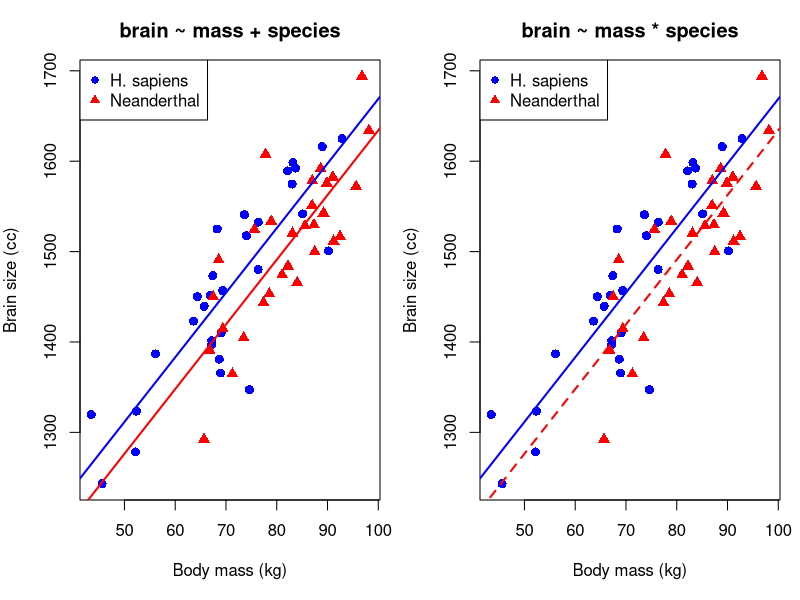
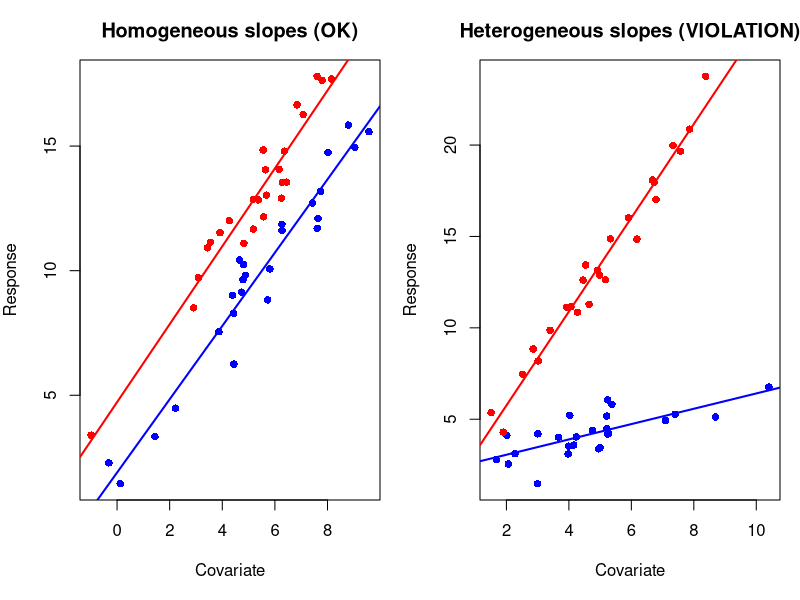
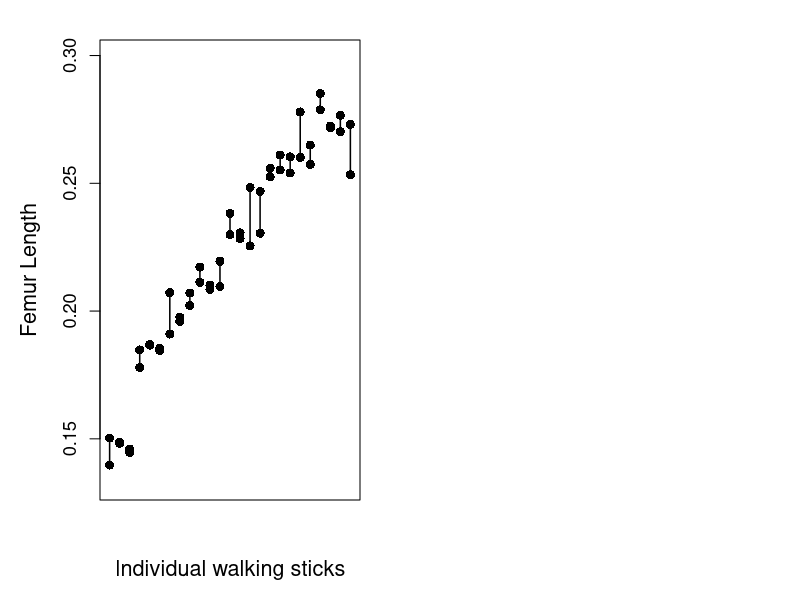
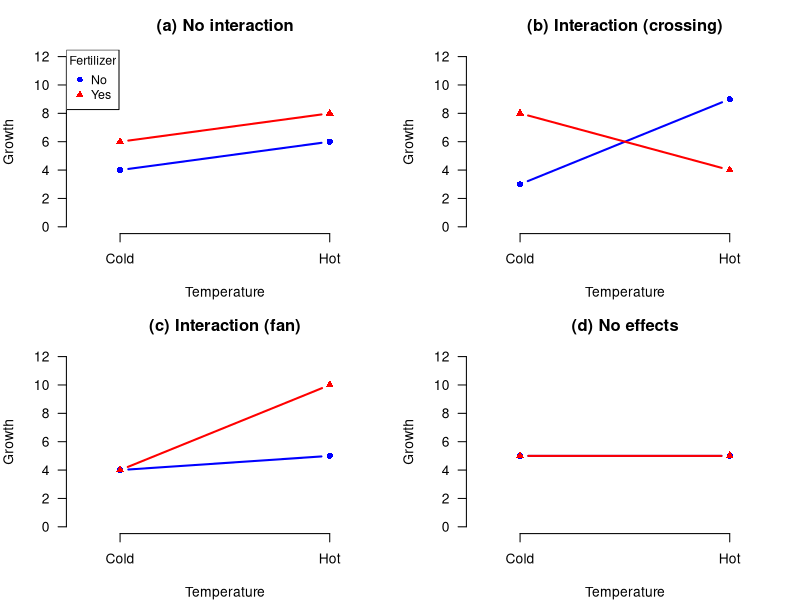
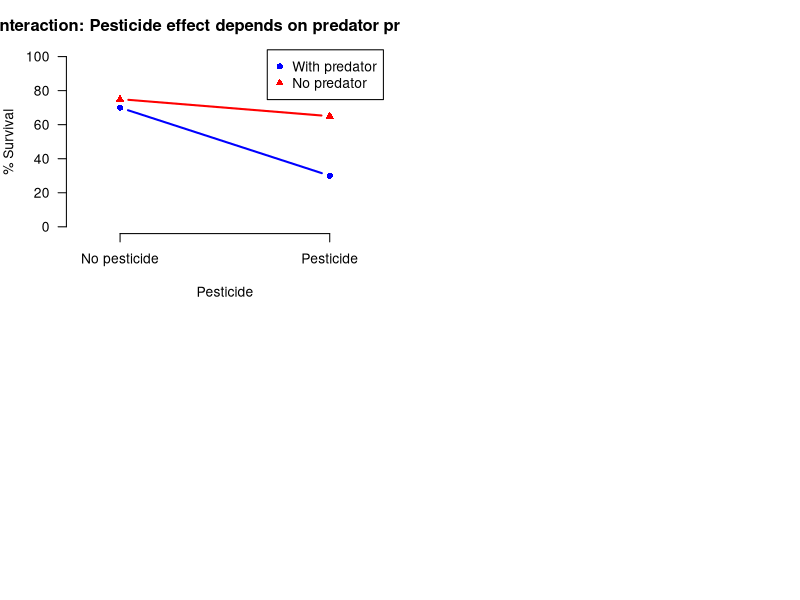
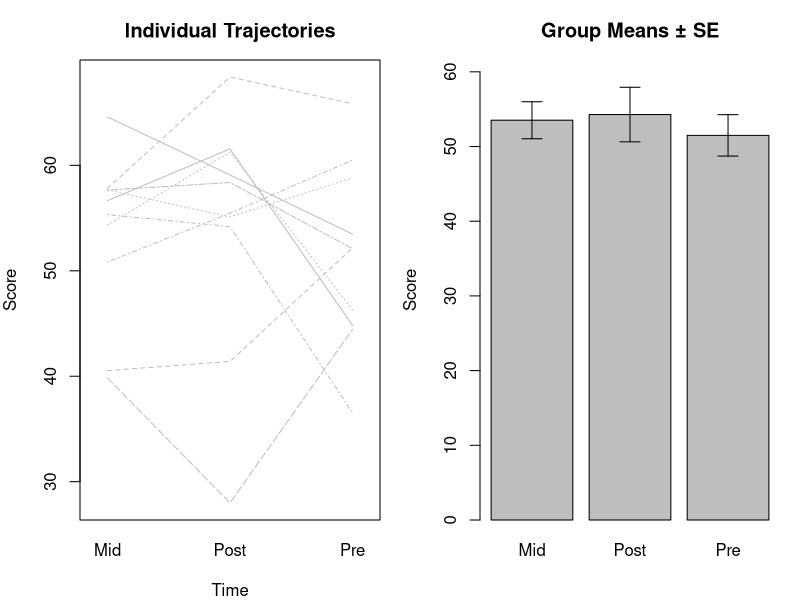
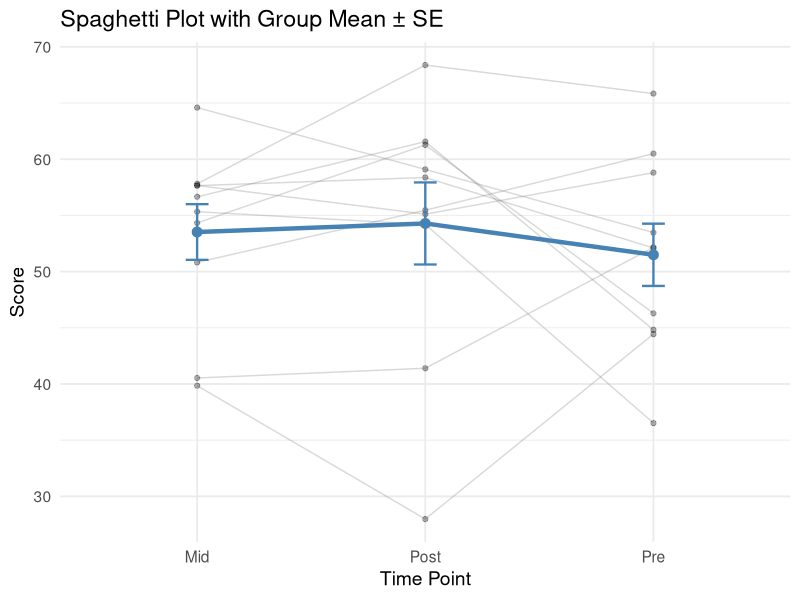
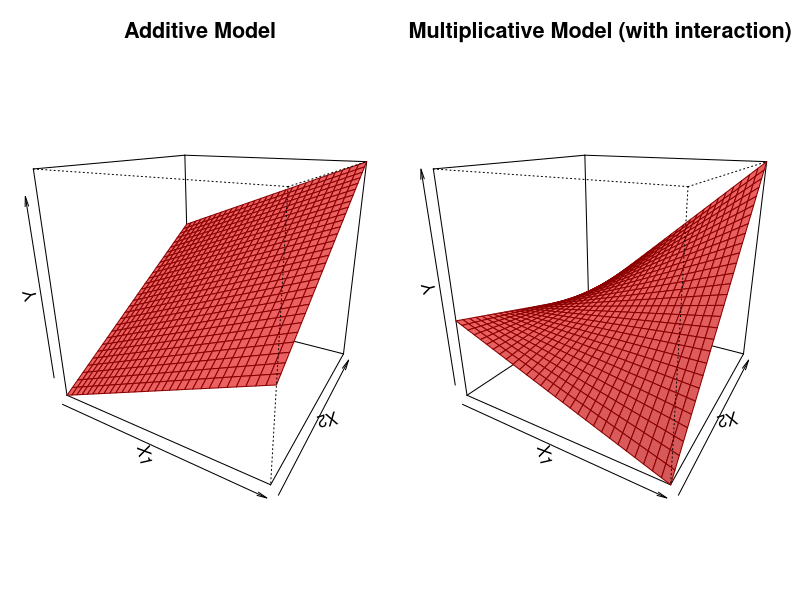

Write the R code that produced these figures, in order.
## ---- chunk 1
#| label: setup
#| include: false

# Core data manipulation and visualization
library(tidyverse)
library(knitr)
library(readxl)

# Statistical analysis packages
library(MASS)        # LDA, robust regression
library(pwr)         # Power analysis
library(boot)        # Bootstrap methods
library(car)         # Companion to Applied Regression
library(survival)    # Survival analysis
library(nlme)        # Mixed effects models
library(broom)       # Tidy model output
library(emmeans)     # Estimated marginal means

# Set consistent theme for all plots
theme_set(theme_minimal(base_size = 14))

# Set seed for reproducibility
set.seed(2026)
## ---- chunk 2
#| echo: false
#| eval: true
#| fig-width: 10
#| fig-height: 5

set.seed(42)
n <- 30
body_h <- rnorm(n, 70, 10)
brain_h <- 900 + 8 * body_h + rnorm(n, 0, 50)
body_n <- rnorm(n, 80, 12)
brain_n <- 850 + 8 * body_n + rnorm(n, 0, 50)

par(mfrow = c(1, 2), mar = c(5, 4, 3, 1))

# Parallel slopes
plot(body_h, brain_h, pch = 16, col = "blue", cex = 1.2,
     xlim = range(c(body_h, body_n)), ylim = range(c(brain_h, brain_n)),
     xlab = "Body mass (kg)", ylab = "Brain size (cc)",
     main = "brain ~ mass + species")
points(body_n, brain_n, pch = 17, col = "red", cex = 1.2)
abline(lm(brain_h ~ body_h), col = "blue", lwd = 2)
abline(lm(brain_n ~ body_n), col = "red", lwd = 2)
legend("topleft", c("H. sapiens", "Neanderthal"),
       pch = c(16, 17), col = c("blue", "red"))

# With interaction
plot(body_h, brain_h, pch = 16, col = "blue", cex = 1.2,
     xlim = range(c(body_h, body_n)), ylim = range(c(brain_h, brain_n)),
     xlab = "Body mass (kg)", ylab = "Brain size (cc)",
     main = "brain ~ mass * species")
points(body_n, brain_n, pch = 17, col = "red", cex = 1.2)
abline(lm(brain_h ~ body_h), col = "blue", lwd = 2)
abline(lm(brain_n ~ body_n), col = "red", lwd = 2, lty = 2)
legend("topleft", c("H. sapiens", "Neanderthal"),
       pch = c(16, 17), col = c("blue", "red"))
## ---- chunk 3
#| echo: false
#| eval: true
#| fig-width: 10
#| fig-height: 5

set.seed(42)
n <- 25
par(mfrow = c(1, 2), mar = c(5, 4, 3, 1))

# Homogeneous slopes (assumption met)
x1 <- rnorm(n, 5, 2); y1 <- 2 + 1.5 * x1 + rnorm(n, 0, 1)
x2 <- rnorm(n, 5, 2); y2 <- 5 + 1.5 * x2 + rnorm(n, 0, 1)
plot(c(x1, x2), c(y1, y2), pch = 16,
     col = rep(c("blue", "red"), each = n),
     xlab = "Covariate", ylab = "Response",
     main = "Homogeneous slopes (OK)")
abline(lm(y1 ~ x1), col = "blue", lwd = 2)
abline(lm(y2 ~ x2), col = "red", lwd = 2)

# Heterogeneous slopes (violation)
x3 <- rnorm(n, 5, 2); y3 <- 2 + 0.5 * x3 + rnorm(n, 0, 1)
x4 <- rnorm(n, 5, 2); y4 <- 1 + 2.5 * x4 + rnorm(n, 0, 1)
plot(c(x3, x4), c(y3, y4), pch = 16,
     col = rep(c("blue", "red"), each = n),
     xlab = "Covariate", ylab = "Response",
     main = "Heterogeneous slopes (VIOLATION)")
abline(lm(y3 ~ x3), col = "blue", lwd = 2)
abline(lm(y4 ~ x4), col = "red", lwd = 2)
## ---- chunk 4
#| echo: false
#| eval: true
#| fig-width: 8
#| fig-height: 6

# Simulated walking stick femur length data (2 measurements per individual)
set.seed(123)
n_individuals <- 25
ind_means <- sort(runif(n_individuals, 0.14, 0.28))

# Two measurements per individual with small within-individual variation
m1 <- ind_means + rnorm(n_individuals, 0, 0.008)
m2 <- ind_means + rnorm(n_individuals, 0, 0.008)

par(mar = c(5, 5, 2, 2))
plot(1:n_individuals, m1, pch = 16, cex = 1.2,
     ylim = range(c(m1, m2)) * c(0.95, 1.05),
     xlab = "Individual walking sticks", ylab = "Femur Length",
     xaxt = "n", cex.lab = 1.3, cex.axis = 1.1)
points(1:n_individuals, m2, pch = 16, cex = 1.2)
segments(1:n_individuals, m1, 1:n_individuals, m2, lwd = 1.5)
## ---- chunk 5
#| echo: false
#| eval: true
#| fig-width: 10
#| fig-height: 8

par(mfrow = c(2, 2), mar = c(4, 4, 3, 1))

# (a) No interaction, both significant
temp <- c("Cold", "Hot"); fert <- c("No", "Yes")
plot(1:2, c(4, 6), type = "b", pch = 16, col = "blue", lwd = 2,
     xlim = c(0.8, 2.2), ylim = c(0, 12), axes = FALSE,
     xlab = "Temperature", ylab = "Growth", main = "(a) No interaction")
lines(1:2, c(6, 8), type = "b", pch = 17, col = "red", lwd = 2)
axis(1, at = 1:2, labels = temp); axis(2, las = 1)
legend("topleft", fert, pch = c(16, 17), col = c("blue", "red"), title = "Fertilizer", cex = 0.9)

# (b) Interaction (crossing)
plot(1:2, c(3, 9), type = "b", pch = 16, col = "blue", lwd = 2,
     xlim = c(0.8, 2.2), ylim = c(0, 12), axes = FALSE,
     xlab = "Temperature", ylab = "Growth", main = "(b) Interaction (crossing)")
lines(1:2, c(8, 4), type = "b", pch = 17, col = "red", lwd = 2)
axis(1, at = 1:2, labels = temp); axis(2, las = 1)

# (c) Interaction (fan shape)
plot(1:2, c(4, 5), type = "b", pch = 16, col = "blue", lwd = 2,
     xlim = c(0.8, 2.2), ylim = c(0, 12), axes = FALSE,
     xlab = "Temperature", ylab = "Growth", main = "(c) Interaction (fan)")
lines(1:2, c(4, 10), type = "b", pch = 17, col = "red", lwd = 2)
axis(1, at = 1:2, labels = temp); axis(2, las = 1)

# (d) No effect
plot(1:2, c(5, 5), type = "b", pch = 16, col = "blue", lwd = 2,
     xlim = c(0.8, 2.2), ylim = c(0, 12), axes = FALSE,
     xlab = "Temperature", ylab = "Growth", main = "(d) No effects")
lines(1:2, c(5, 5), type = "b", pch = 17, col = "red", lwd = 2)
axis(1, at = 1:2, labels = temp); axis(2, las = 1)
## ---- chunk 6
#| echo: false
#| eval: true
#| fig-width: 7
#| fig-height: 5

# Simulated interaction: pesticide effect depends on predator presence
plot(1:2, c(70, 30), type = "b", pch = 16, col = "blue", lwd = 2,
     xlim = c(0.8, 2.2), ylim = c(0, 100), axes = FALSE,
     xlab = "Pesticide", ylab = "% Survival")
lines(1:2, c(75, 65), type = "b", pch = 17, col = "red", lwd = 2)
axis(1, at = 1:2, labels = c("No pesticide", "Pesticide"))
axis(2, las = 1)
legend("topright", c("With predator", "No predator"),
       pch = c(16, 17), col = c("blue", "red"), cex = 1.0)
title("Interaction: Pesticide effect depends on predator presence")
## ---- chunk 7
#| label: rm-anova-output
#| echo: false
#| eval: true

# Create repeated measures data
set.seed(42)
subject <- factor(rep(1:10, each = 3))
time <- factor(rep(c("Pre", "Mid", "Post"), 10))
score <- c(
  rnorm(10, 50, 5),   # Pre
  rnorm(10, 55, 5),   # Mid
  rnorm(10, 62, 5)    # Post
) + rep(rnorm(10, 0, 8), each = 3)  # Subject random effect

rm_data <- data.frame(subject, time, score)

# Repeated measures ANOVA
rm_aov <- aov(score ~ time + Error(subject/time), data = rm_data)
summary(rm_aov)
## ---- chunk 8
#| echo: false
#| eval: true
#| message: false

library(nlme)

# Mixed model with random intercept for subject
rm_mixed <- lme(score ~ time, random = ~1 | subject, data = rm_data)
summary(rm_mixed)
## ---- chunk 9
#| label: repeated-measures-output
#| echo: false
#| eval: true
#| fig-width: 10
#| fig-height: 4

par(mfrow = c(1, 2))

# Spaghetti plot (individual trajectories)
interaction.plot(rm_data$time, rm_data$subject, rm_data$score,
                 xlab = "Time", ylab = "Score", legend = FALSE,
                 main = "Individual Trajectories", col = "gray")

# Group means with error bars
means <- tapply(rm_data$score, rm_data$time, mean)
sds <- tapply(rm_data$score, rm_data$time, sd)
n <- 10
ses <- sds / sqrt(n)

barplot(means, ylim = c(0, max(means) + max(ses) * 2),
        main = "Group Means ± SE", ylab = "Score")
arrows(x0 = c(0.7, 1.9, 3.1), y0 = means - ses,
       y1 = means + ses, angle = 90, code = 3, length = 0.1)
## ---- chunk 10
#| label: rm-ggplot-output
#| echo: false
#| eval: true
#| fig-width: 10
#| fig-height: 4

library(ggplot2)

rm_summary <- rm_data %>%
  group_by(time) %>%
  summarize(mean_score = mean(score), se = sd(score)/sqrt(n()), .groups = "drop")

p1 <- ggplot(rm_data, aes(x = time, y = score, group = subject)) +
  geom_line(alpha = 0.3, color = "gray50") +
  geom_point(alpha = 0.3) +
  geom_line(data = rm_summary, aes(x = time, y = mean_score, group = 1),
            color = "steelblue", linewidth = 1.5) +
  geom_point(data = rm_summary, aes(x = time, y = mean_score, group = 1),
             color = "steelblue", size = 3) +
  geom_errorbar(data = rm_summary,
                aes(x = time, y = mean_score, ymin = mean_score - se, ymax = mean_score + se, group = 1),
                width = 0.1, color = "steelblue", linewidth = 0.8) +
  labs(title = "Spaghetti Plot with Group Mean ± SE",
       x = "Time Point", y = "Score") +
  theme_minimal(base_size = 14)
print(p1)
## ---- chunk 11
#| echo: false
#| eval: true
#| fig-width: 10
#| fig-height: 5

par(mfrow = c(1, 2), mar = c(1, 1, 3, 1))

# Create grid
x1 <- seq(-10, 10, length.out = 30)
x2 <- seq(-10, 10, length.out = 30)

# Additive model: y = 2*x1 + 3*x2 (flat plane)
z_add <- outer(x1, x2, function(a, b) 2*a + 3*b)
persp(x1, x2, z_add, theta = 30, phi = 20,
      xlab = "X1", ylab = "X2", zlab = "Y",
      main = "Additive Model", col = "indianred1",
      border = "darkred", shade = 0.1, cex.main = 1.3)

# Multiplicative model: y = 2*x1 + 3*x2 + 0.5*x1*x2 (twisted plane)
z_mult <- outer(x1, x2, function(a, b) 2*a + 3*b + 0.5*a*b)
persp(x1, x2, z_mult, theta = 30, phi = 20,
      xlab = "X1", ylab = "X2", zlab = "Y",
      main = "Multiplicative Model (with interaction)", col = "indianred1",
      border = "darkred", shade = 0.1, cex.main = 1.3)
## ---- chunk 12
#| echo: false
#| eval: true
#| fig-width: 7
#| fig-height: 7

# Simulated environmental data with collinearity
set.seed(42)
n <- 50
elevation <- rnorm(n, 500, 200)
SO4 <- rnorm(n, 50, 20) + 0.02 * elevation  # weakly correlated with elevation
Cl <- rexp(n, rate = 0.1) + 2               # right-skewed, some outliers

env_data <- data.frame(SO4 = SO4, Cl = Cl, Elevation = elevation)

# Scatterplot matrix with boxplots on diagonal
pairs(env_data,
      panel = function(x, y, ...) points(x, y, pch = 1, cex = 0.9),
      diag.panel = function(x, ...) {
        usr <- par("usr")
        bp <- boxplot(x, plot = FALSE)
        rect(usr[1] + 0.2*(usr[2]-usr[1]), bp$stats[2],
             usr[2] - 0.2*(usr[2]-usr[1]), bp$stats[4],
             border = "black")
        segments(usr[1] + 0.35*(usr[2]-usr[1]), bp$stats[3],
                 usr[2] - 0.35*(usr[2]-usr[1]), bp$stats[3], lwd = 2)
        segments(mean(c(usr[1], usr[2])), bp$stats[1],
                 mean(c(usr[1], usr[2])), bp$stats[2])
        segments(mean(c(usr[1], usr[2])), bp$stats[4],
                 mean(c(usr[1], usr[2])), bp$stats[5])
      },
      cex.labels = 1.5, gap = 0.5)
## ---- chunk 13
#| label: diag-plots-output
#| echo: false
#| eval: true
#| fig-width: 10
#| fig-height: 8

set.seed(42)
n <- 60
scaffold_data <- data.frame(
  porosity     = runif(n, 40, 90),
  stiffness    = runif(n, 5, 50),
  seeding_dens = runif(n, 1e4, 1e6)
)
scaffold_data$tissue_growth <- with(scaffold_data,
  0.8 * porosity + 0.3 * stiffness - 0.00001 * seeding_dens +
  0.005 * porosity * stiffness + rnorm(n, 0, 8))

scaffold_lm <- lm(tissue_growth ~ porosity + stiffness + seeding_dens,
                   data = scaffold_data)
par(mfrow = c(2, 2))
plot(scaffold_lm)
## ---- chunk 14
#| label: avplots-output
#| echo: false
#| eval: true
#| fig-width: 10
#| fig-height: 4

library(car)
avPlots(scaffold_lm, main = "Added-Variable Plots")
## ---- chunk 15
#| echo: false
#| eval: true
#| fig-width: 8
#| fig-height: 5

# Simulated beetle wing vs horn data (Emlen 2001 style)
set.seed(2001)
wing <- runif(20, -45, 25)
horn <- -0.002 * wing + rnorm(20, 0, 0.05)

par(mar = c(5, 5, 2, 2))
plot(wing, horn, pch = 16, cex = 1.3,
     xlab = "Relative wing length", ylab = "Relative horn length",
     cex.lab = 1.3, cex.axis = 1.1,
     main = "Beetle wing length vs horn length")
## ---- chunk 16
#| echo: false
#| eval: true
#| fig-width: 10
#| fig-height: 5

set.seed(2001)
wing <- runif(20, -45, 25)
horn <- -0.002 * wing + rnorm(20, 0, 0.05)

par(mfrow = c(1, 2), mar = c(5, 5, 3, 2))

# Linear fit
plot(wing, horn, pch = 16, cex = 1.2,
     xlab = "Relative wing length", ylab = "Relative horn length",
     main = "Linear regression", cex.lab = 1.2, cex.main = 1.3)
fit1 <- lm(horn ~ wing)
abline(fit1, lwd = 2)

# Quadratic fit
plot(wing, horn, pch = 16, cex = 1.2,
     xlab = "Relative wing length", ylab = "Relative horn length",
     main = "Quadratic fit", cex.lab = 1.2, cex.main = 1.3)
fit2 <- lm(horn ~ poly(wing, 2, raw = TRUE))
x_seq <- seq(min(wing), max(wing), length.out = 200)
lines(x_seq, predict(fit2, newdata = data.frame(wing = x_seq)), lwd = 2)
## ---- chunk 17
#| echo: false
#| eval: true
#| fig-width: 10
#| fig-height: 5

set.seed(2001)
wing <- runif(20, -45, 25)
horn <- -0.002 * wing + rnorm(20, 0, 0.05)

par(mfrow = c(1, 2), mar = c(5, 5, 3, 2))

# Degree 5
plot(wing, horn, pch = 16, cex = 1.2,
     xlab = "Relative wing length", ylab = "Relative horn length",
     main = "Degree 5 polynomial", cex.lab = 1.2, cex.main = 1.3)
fit5 <- lm(horn ~ poly(wing, 5, raw = TRUE))
x_seq <- seq(min(wing), max(wing), length.out = 200)
lines(x_seq, predict(fit5, newdata = data.frame(wing = x_seq)), lwd = 2)

# Degree 10
plot(wing, horn, pch = 16, cex = 1.2,
     xlab = "Relative wing length", ylab = "Relative horn length",
     main = "Degree 10 polynomial", cex.lab = 1.2, cex.main = 1.3)
fit10 <- lm(horn ~ poly(wing, 10, raw = TRUE))
x_seq2 <- seq(min(wing), max(wing), length.out = 500)
pred10 <- predict(fit10, newdata = data.frame(wing = x_seq2))
lines(x_seq2, pred10, lwd = 2)
